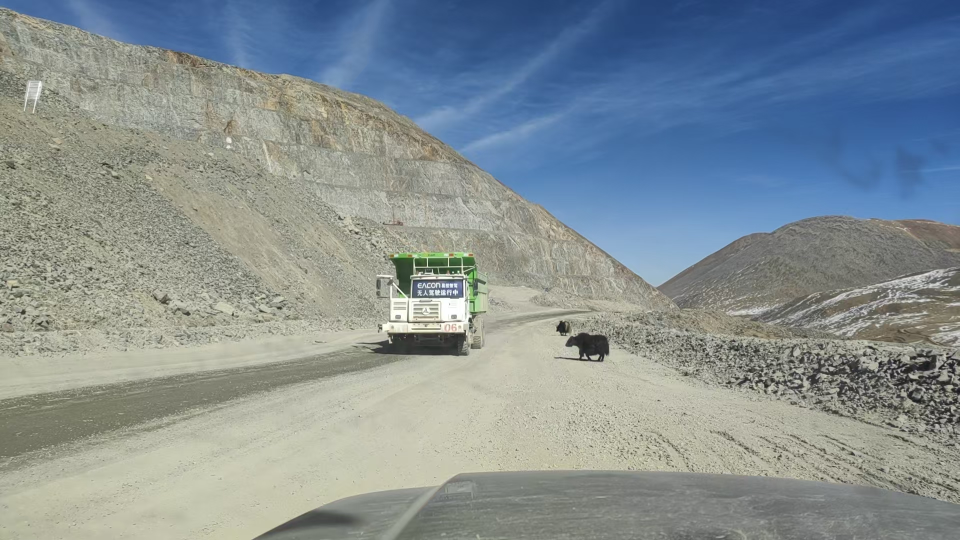
#> input picture imgs/20260616-111801.jpg, 1919 x 1080 px (shown at 1/2 size)
$ python dump_vision_om_inputs.py --image ../../imgs/20260616-111801.jpg --image-dir ../../imgs
#> lines starting #> are read from the running program, lines starting #| are printed output that depends on the picture
#!/usr/bin/env python3
"""
Dump vision_bin/pixel_values.bin for InternVL3_5-1B.

Steps: load image -> resize 448 -> /255 -> ImageNet norm -> write fp16 [1,3,448,448]

Usage:
  python dump_vision_om_inputs.py --image path/img.jpg
  python dump_vision_om_inputs.py --image-dir path/images
"""

import argparse
from pathlib import Path

import numpy as np
from PIL import Image

OM = Path(__file__).resolve().parent
SIZE = 448
MEAN = np.array([0.485, 0.456, 0.406], np.float32).reshape(3, 1, 1)
STD = np.array([0.229, 0.224, 0.225], np.float32).reshape(3, 1, 1)
EXT = {".jpg", ".jpeg", ".png", ".bmp", ".webp"}


def pixel_values(image: Path) -> np.ndarray:
    img = Image.open(image).convert("RGB").resize((SIZE, SIZE), Image.BICUBIC)
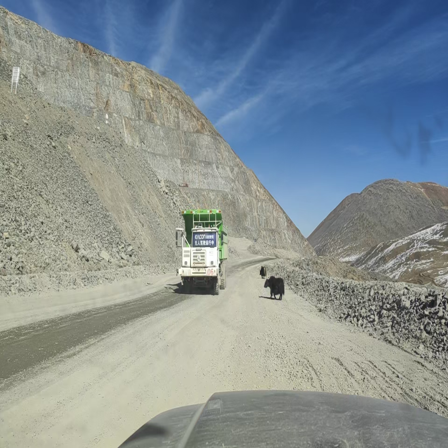
#> img: PIL image 448x448 RGB; mean R, G, B 133.3, 144.3, 147.8
    x = np.array(img, np.float32).transpose(2, 0, 1) / 255.0
    return ((x - MEAN) / STD)[None].astype(np.float16)


def dump_one(image: Path, out_dir: Path) -> None:
    out_dir.mkdir(parents=True, exist_ok=True)
    arr = pixel_values(image)
    out = out_dir / "pixel_values.bin"
    arr.tofile(out)
    print(f"{image} -> {out}  shape={arr.shape}")
#| ../../imgs/20260616-111801.jpg -> InternVL3_5-1B/om/batch/20260616-111801/vision_bin/pixel_values.bin  shape=(1, 3, 448, 448)


def main() -> None:
    p = argparse.ArgumentParser()
    p.add_argument("--image", type=Path)
    p.add_argument("--image-dir", type=Path)
    p.add_argument("--out-dir", type=Path, default=OM / "vision_bin")
    p.add_argument("--batch-root", type=Path, default=OM / "batch")
    p.add_argument("--skip-exist", action="store_true")
    args = p.parse_args()

    if args.image_dir:
        images = sorted(
            p for p in args.image_dir.iterdir()
            if p.is_file() and p.suffix.lower() in EXT
        )
        for img in images:
            out = args.batch_root / img.stem / "vision_bin"
            if args.skip_exist and (out / "pixel_values.bin").is_file():
                print(f"skip {img.name}")
                continue
            dump_one(img, out)
#> pass 2 of the loop in main, `for img in images:`:
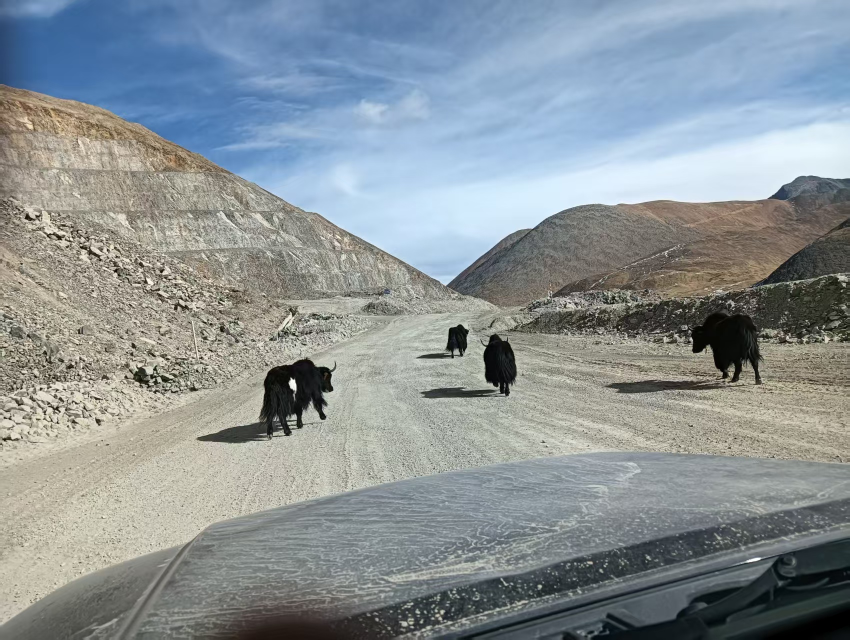
#> input picture imgs/20260616-111807.jpg, 1700 x 1280 px (shown at 1/2 size)
#> in pixel_values (call 2), `img = Image.open(image).convert("RGB").resize((SIZE, SIZE), Image.BICU..`:
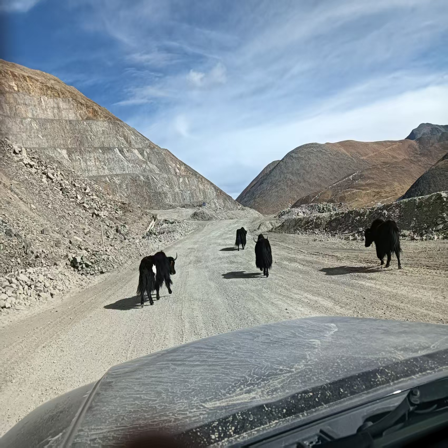
#> img: PIL image 448x448 RGB; mean R, G, B 138.5, 147.2, 151.2
#| ../../imgs/20260616-111807.jpg -> InternVL3_5-1B/om/batch/20260616-111807/vision_bin/pixel_values.bin  shape=(1, 3, 448, 448)
        return

    image = args.image or (OM.parent / "InternVL3_5-1B-HF/examples/image1.jpg")
    dump_one(image, args.out_dir)


if __name__ == "__main__":
    main()
